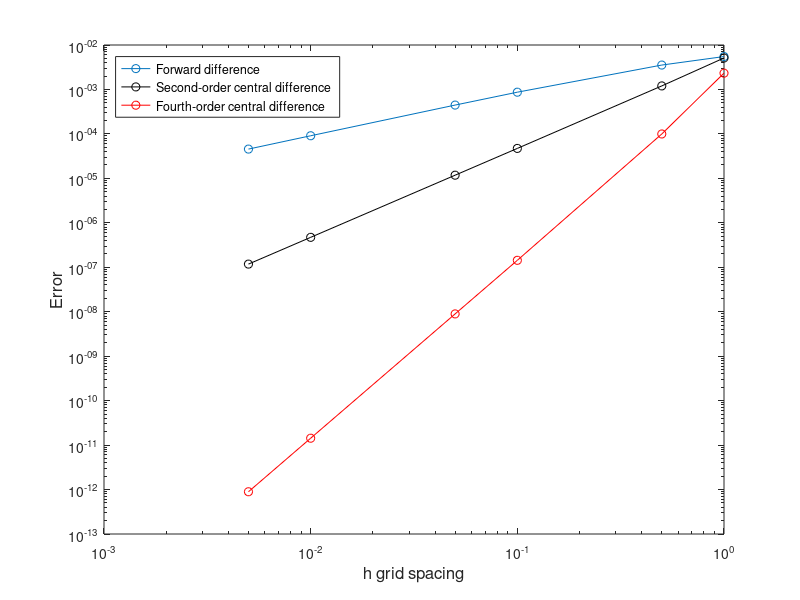

This chart was generated by the following MATLAB code:
clear
x = 4;
% Function
f = @(x) sin(x)/x^3;
% Analytic first derivative
df = @(x) cos(x)/x^3-3*sin(x)/x^4;
% Forward difference
forward = @(x,h) (f(x+h) - f(x))/h;
% Central difference
central = @(x,h) ( f(x+h) - f(x-h))/2/h;
% Fourth order difference
fourth = @(x,h) ( f(x-2*h) - 8*f(x-h) + 8*f(x+h) - f(x+2*h) )/12/h;

%Evaluate error in finite differences
h = [0.005 0.01 0.05 0.1 0.5 1];
for_err = [];
cen_err = [];
fth_err = [];

for i = 1:length(h)
    for_err(i) = abs(forward(x,h(i)) - df(x));
end

for i = 1:length(h)
    cen_err(i) = abs(central(x,h(i)) - df(x));
end

for i = 1:length(h)
    fth_err(i) = abs(fourth(x,h(i)) - df(x));
end

%plot
figure(1),clf
loglog(h,for_err,'o-')
hold on
loglog(h,cen_err,'ko-')
loglog(h,fth_err,'ro-')
xlabel('h grid spacing','FontSize',12)
ylabel('Error','FontSize',12)
legend('Forward difference','Second-order central difference','Fourth-order central difference','Location','NorthWest')
